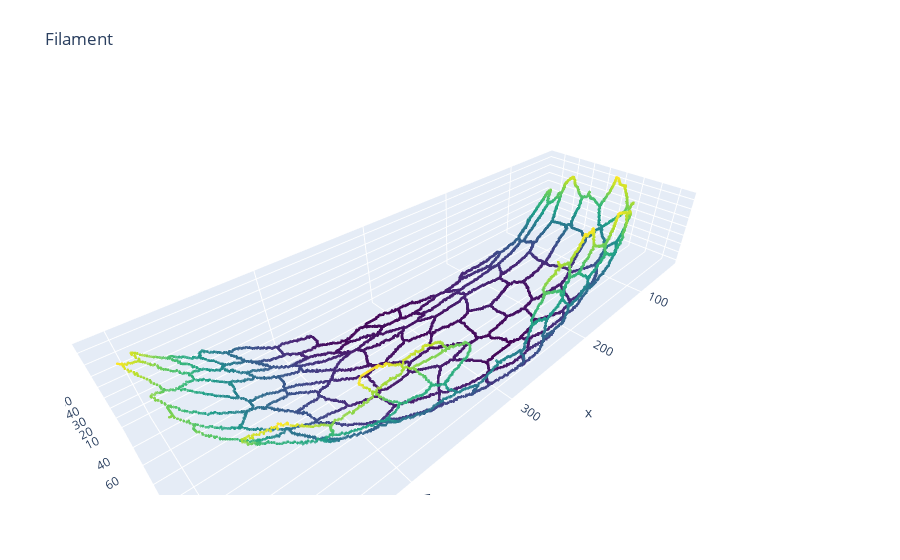

Notebook code cell kept with this figure:
### Code cell
from itertools import chain

x=[]
y=[]
z=[]
for fp in data_fil.points:
    x.append(list(fp.flatten()[0::3]))
    y.append(list(fp.flatten()[1::3]))
    z.append(list(fp.flatten()[2::3]))
x = list(chain.from_iterable(x))
y = list(chain.from_iterable(y))
z = list(chain.from_iterable(z))

x = list(map(int, x))
y = list(map(int, y))
z = list(map(int, z))


import plotly.graph_objects as go

fig = go.Figure(data=[go.Scatter3d(x=x,
                                  y=y,
                                  z=z,
                                  mode='markers',
                                 marker=dict(
                                    size=1,
                                    color=z,                # set color to an array/list of desired values
                                    colorscale='Viridis',   # choose a colorscale
                                    opacity=0.8
                                 )
    )])

fig.update_layout(title='Filament', autosize=False,
                  margin=dict(l=65, r=50, b=65, t=90))

fig['layout'].update(scene=dict(aspectmode="data"))

fig.show()

### Figure 1 — Plotly figure (JSON) as saved in the notebook; plotly's stock layout.template omitted (floating-point values rounded to 4 significant figures; data arrays with more than 128 entries replaced by an {"elided": "..."} marker saying what was removed)
{"data": [{"marker": {"color": {"elided": "11096 int values"}, "colorscale": [[0, "#440154"], [0.1111, "#482878"], [0.2222, "#3e4989"], [0.3333, "#31688e"], [0.4444, "#26828e"], [0.5556, "#1f9e89"], [0.6667, "#35b779"], [0.7778, "#6ece58"], [0.8889, "#b5de2b"], [1, "#fde725"]], "opacity": 0.8, "size": 1}, "mode": "markers", "type": "scatter3d", "x": {"elided": "11096 int values"}, "y": {"elided": "11096 int values"}, "z": {"elided": "11096 int values"}}], "layout": {"autosize": false, "margin": {"b": 65, "l": 65, "r": 50, "t": 90}, "scene": {"aspectmode": "data"}, "title": {"text": "Filament"}}}
